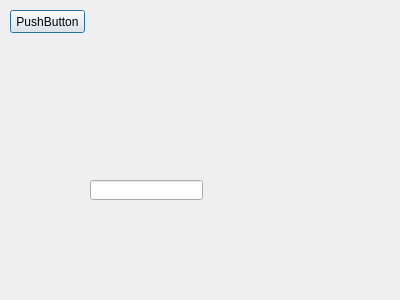
<?xml version="1.0" encoding="UTF-8"?>
<ui version="4.0">
 <class>Dialog</class>
 <widget class="QDialog" name="Dialog">
  <property name="geometry">
   <rect>
    <x>0</x>
    <y>0</y>
    <width>400</width>
    <height>300</height>
   </rect>
  </property>
  <property name="windowTitle">
   <string>Dialog</string>
  </property>
  <widget class="QPushButton" name="pushButton">
   <property name="geometry">
    <rect>
     <x>10</x>
     <y>10</y>
     <width>75</width>
     <height>23</height>
    </rect>
   </property>
   <property name="text">
    <string>PushButton</string>
   </property>
  </widget>
  <widget class="QWidget" name="verticalLayoutWidget">
   <property name="geometry">
    <rect>
     <x>0</x>
     <y>0</y>
     <width>281</width>
     <height>101</height>
    </rect>
   </property>
   <layout class="QVBoxLayout" name="verticalLayout"/>
  </widget>
  <widget class="QLineEdit" name="lineEdit">
   <property name="geometry">
    <rect>
     <x>90</x>
     <y>180</y>
     <width>113</width>
     <height>20</height>
    </rect>
   </property>
  </widget>
 </widget>
 <layoutdefault spacing="6" margin="11"/>
 <resources/>
 <connections/>
</ui>
